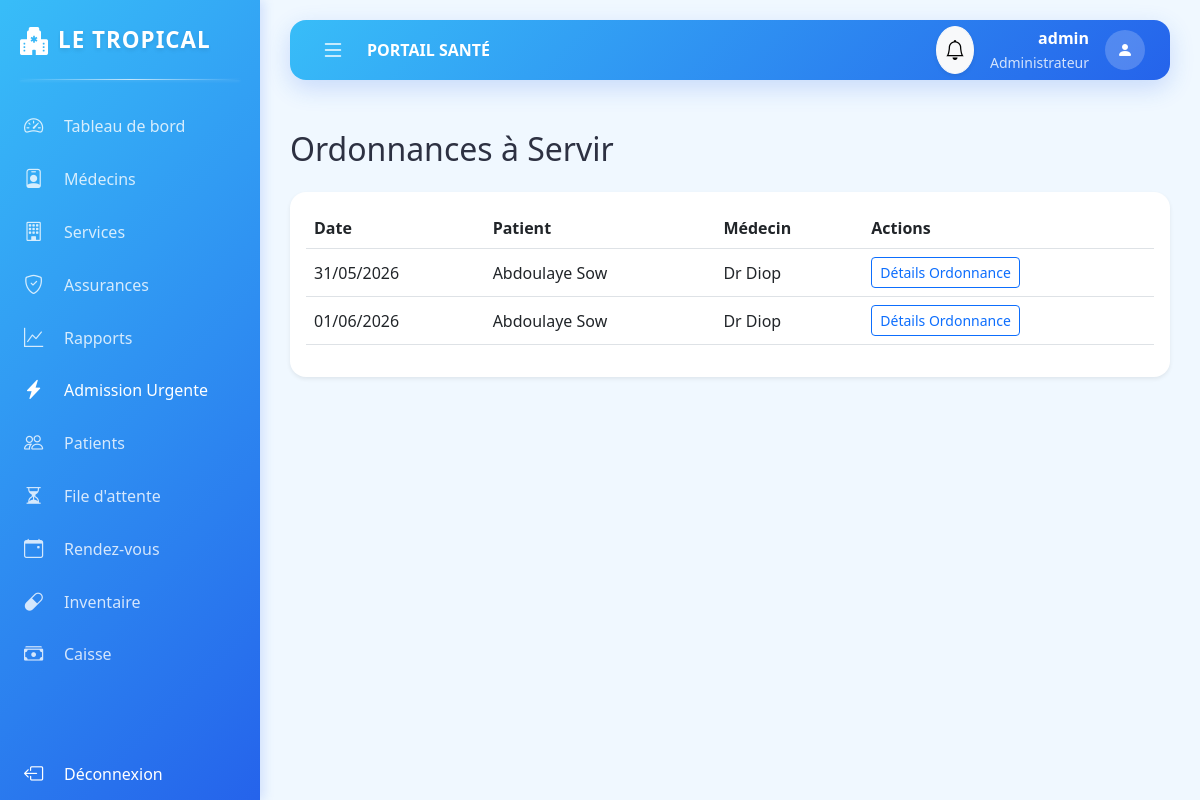
Page /pharmacie/ordonnances (signed in) on the earlier database version.
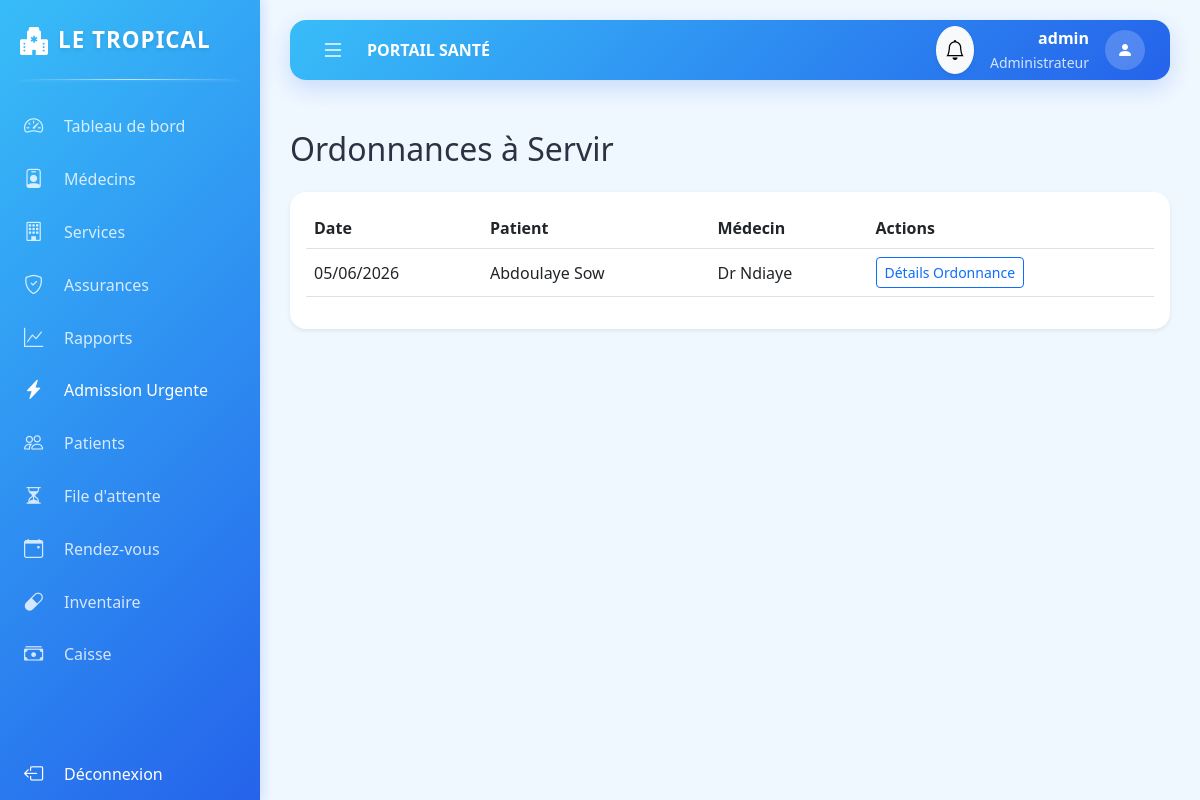
Same page on the later database version.
### app/models.py (models this page shows)
class Ordonnance(db.Model):
    id = db.Column(db.Integer, primary_key=True)
    consultation_id = db.Column(db.Integer, db.ForeignKey('consultation.id'), nullable=False)
    date_ordonnance = db.Column(db.DateTime, default=datetime.utcnow)
    validite = db.Column(db.Integer, default=30) # jours
    lignes = db.relationship('LigneOrdonnance', backref='ordonnance', lazy=True)

class Patient(db.Model):
    id = db.Column(db.Integer, primary_key=True)
    nom = db.Column(db.String(50), nullable=False)
    prenom = db.Column(db.String(50), nullable=False)
    date_naissance = db.Column(db.Date, nullable=False)
    sexe = db.Column(db.String(10))
    adresse = db.Column(db.String(200))
    telephone = db.Column(db.String(20))
    email = db.Column(db.String(120))
    centre_id = db.Column(db.Integer, db.ForeignKey('centre.id'), nullable=True)
    assurance_id = db.Column(db.Integer, db.ForeignKey('assurance.id'), nullable=True)
    assurance = db.relationship('Assurance', backref='patients')
    dossier = db.relationship('DossierMedical', backref='patient', uselist=False)
    rdvs = db.relationship('RendezVous', backref='patient', lazy=True)
    file_attente = db.relationship('FileAttente', backref='patient', lazy=True)

class Medecin(db.Model):
    id = db.Column(db.Integer, primary_key=True)
    nom = db.Column(db.String(50), nullable=False)
    prenom = db.Column(db.String(50), nullable=False)
    specialite = db.Column(db.String(100))
    telephone = db.Column(db.String(20))
    teleconsult_active = db.Column(db.Boolean, default=False)
    service_id = db.Column(db.Integer, db.ForeignKey('service.id'), nullable=False)
    centre_id = db.Column(db.Integer, db.ForeignKey('centre.id'), nullable=True)
    centre = db.relationship('Centre', backref='medecins')
    rdvs = db.relationship('RendezVous', backref='medecin', lazy=True)
    dispos = db.relationship('Disponibilite', backref='medecin', lazy=True)

### app/routes.py (the view)
@main.route("/pharmacie/ordonnances")
@login_required
def pharmacie_ordonnances():
    if current_user.role not in ['Pharmacien', 'Administrateur']: return redirect(url_for('main.dashboard'))
    return render_template('pharmacie/ordonnances_list.html', ordonnances=Ordonnance.query.all())

### app/__init__.py (called while the page is built)
def create_app(config_class=Config):
    app = Flask(__name__)
    app.config.from_object(Config)
    db.init_app(app)
    bcrypt.init_app(app)
    login_manager.init_app(app)
    from app.routes import main
    app.register_blueprint(main)
    from app.transfert import transfert_bp
    app.register_blueprint(transfert_bp)
    @app.context_processor
    def inject_now():
        from datetime import datetime
        return {'datetime': datetime}
    return app

### app/models.py (called while the page is built)
@login_manager.user_loader
def load_user(user_id):
    return Utilisateur.query.get(int(user_id))

### app/routes.py (called while the page is built)
@main.app_context_processor
def inject_notifications():
    if current_user.is_authenticated: return dict(unread_notifications=[n for n in current_user.notifications if not n.lu])
    return dict(unread_notifications=[])

### app/templates/pharmacie/ordonnances_list.html
{% extends "base.html" %}
{% block content %}
<div class="mb-4"><h2>Ordonnances à Servir</h2></div>
<div class="card border-0 shadow-sm"><div class="card-body">
    <table class="table align-middle">
        <thead><tr><th>Date</th><th>Patient</th><th>Médecin</th><th>Actions</th></tr></thead>
        <tbody>
            {% for o in ordonnances %}
            <tr>
                <td>{{ o.date_ordonnance.strftime('%d/%m/%Y') }}</td>
                <td>{{ o.consultation.rdv.patient.prenom }} {{ o.consultation.rdv.patient.nom }}</td>
                <td>Dr {{ o.consultation.rdv.medecin.nom }}</td>
                <td>
                    <a href="{{ url_for('main.pdf_ordonnance', ordonnance_id=o.id) }}" target="_blank" class="btn btn-sm btn-outline-primary">Détails Ordonnance</a>
                </td>
            </tr>
            {% endfor %}
        </tbody>
    </table>
</div></div>
{% endblock %}

Differences in the rows shown:
removed Ordonnance: date_ordonnance "01/06/2026", consultation.rdv.patient.prenom "Abdoulaye", consultation.rdv.patient.nom "Sow", consultation.rdv.medecin.nom "Diop"
changed Ordonnance "Abdoulaye": date_ordonnance "31/05/2026" → "05/06/2026"; consultation.rdv.medecin.nom "Diop" → "Ndiaye"
